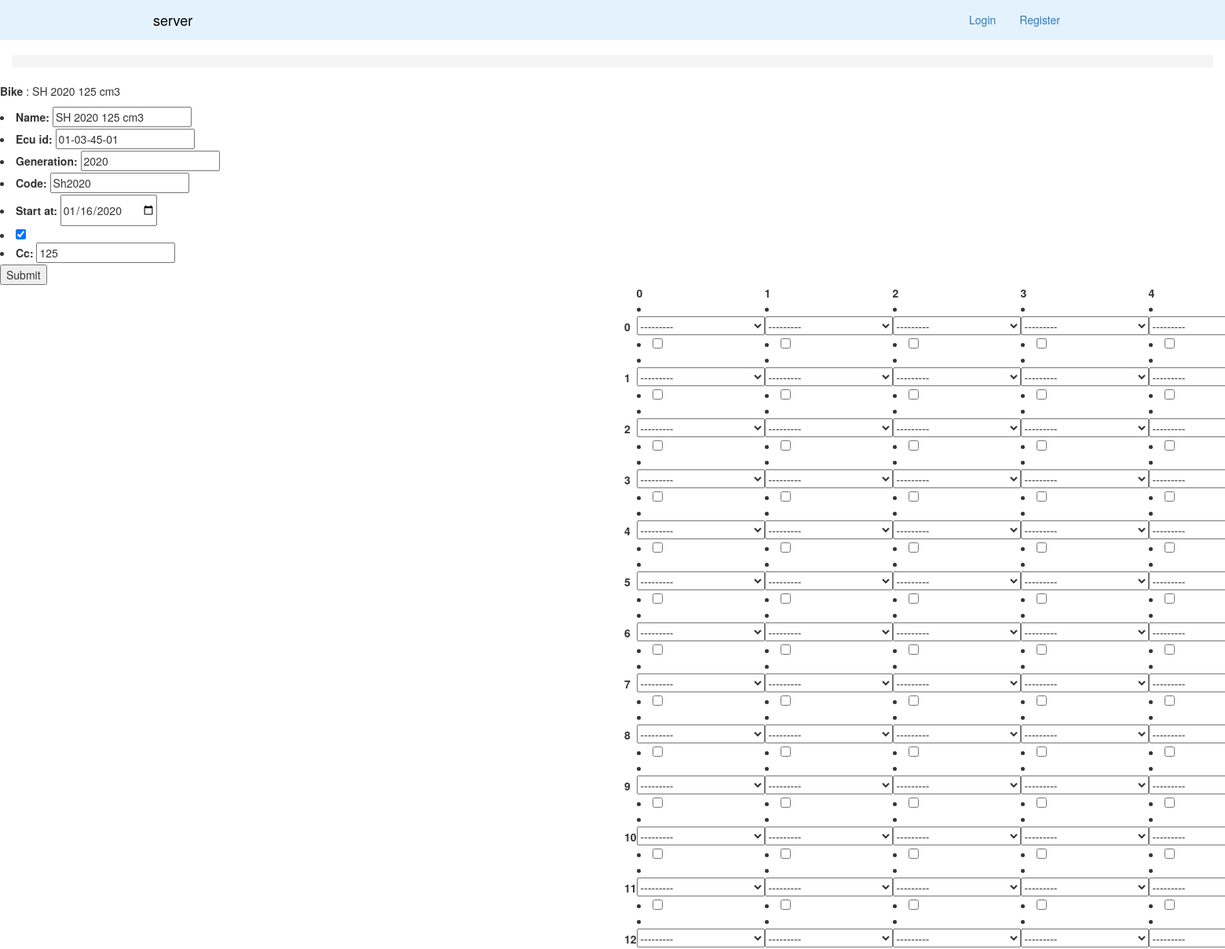
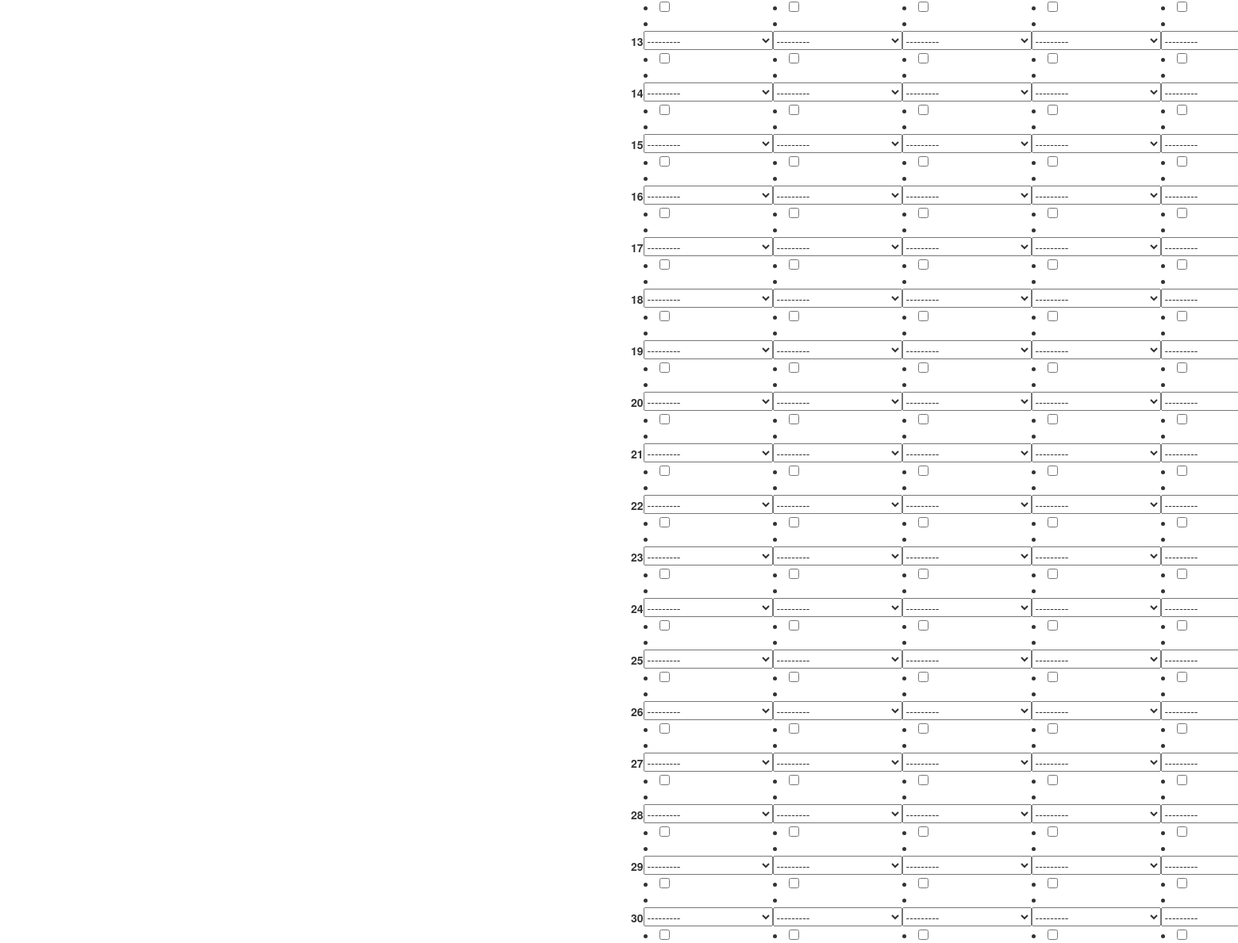
Screenshot of /bike-edit/6/ with the database file from the repository (2 pictures, top to bottom).
### firmware/models/Bike.py (models this page shows)
class Bike(models.Model):
    name = models.CharField(max_length=200, unique=True)
    ecu_id = models.CharField(max_length=20, unique=True, null=True, blank=True)
    generation = models.IntegerField()
    code = models.CharField(max_length=20)
    start_at = models.DateField()
    is_used = models.BooleanField(default=False)
    cc = models.IntegerField()

### firmware/views/BikeEditView.py (the view, shortened to what this page needs)
# urls.py: url(r'^bike-edit/(?P<pk>\d+)/$', BikeEditView.as_view(), name='bike-edit'),
class BikeEditView(View):
    template_name = 'firmware/bike.html'
    def get_parameter(self, bike_id, row, column):
        try:
            item = BikeParameter.objects.get(bike_id=bike_id, row=row, column=column)
        except BikeParameter.DoesNotExist:
            return '-', False
        else:
            parameter = Parameter.objects.get(pk=item.parameter_id)
            return parameter.id, item.is_used
    def get_bike_parameters(self, pk):
        bpes = BikeParameterExpression.objects.filter(bike_id=pk).all()
        forms = []
        return forms
    def get_bike_edit_form(self, pk):
        bike = Bike.objects.get(pk=pk)
        initial = {
            'action': 'bike_edit',
            'pk': pk,
            'name': bike.name,
            'ecu_id': bike.ecu_id,
            'generation': bike.generation,
            'code': bike.code,
            'start_at': bike.start_at,
            'is_used': bike.is_used,
            'cc': bike.cc
        }
        return BikeEditForm(initial=initial)
    def get_bike(self, pk):
        bike = Bike.objects.get(pk=pk)
        Forms = []
        for row in range(6):
            forms = []
            for column in range(31):
                choice, is_used = self.get_parameter(pk, row, column)
                initial = {
                    'choice': choice,
                    'row': row,
                    'column': column,
                    'action': 'select_parameter',
                    'is_used': is_used
                }
                form = SelectParameterForm(initial=initial)
                forms.append(form)
            Forms.append(forms)
        bike_data = {
            'bike': bike,
            'row': range(6),
            'column': range(31),
            'Forms': Forms,
            'bike_parameter_forms': self.get_bike_parameters(pk),
            'bike_edit_form': self.get_bike_edit_form(pk)
        }
        return bike_data
    def get(self, request, pk):
        bike_data = self.get_bike(pk)
        context = {'bike': bike_data}
        return TemplateResponse(request, self.template_name, context)

### firmware/context_processors.py (called while the page is built)
def is_moderator(request):
    return request.user.groups.filter(name='moderator').exists()

def user(request):
    return {
        'user': request.user,
        'moderator': is_moderator(request)
    }

### firmware/forms/SelectParameterForm.py (called while the page is built)
    def label_from_instance(self, obj):
        return obj.name

### firmware/templatetags/index.py (called while the page is built)
@register.filter
def index(indexable, i):
    return indexable[i]

### templates/firmware/bike.html (shortened to what this page needs)
{% extends 'includes/layout.html' %}
{% load index %}
{% load static %}
{% load humanize %}
{% load mathfilters %}
{% block content %}
    {% if bike %}
        <div class="row">
            <p> <strong> Bike </strong>: {{bike.bike.name}} </p>
            <form enctype='multipart/form-data' method='post'>{% csrf_token %}
                {{ bike.bike_edit_form.as_ul }}
                <button type='submit'> Submit </button>
            </form>
        </div>
        <div class="row">
            <div class="col-md-12">
                <div class="row">
                    <div class="col-md-6">
                    </div>
                    <div class="col-md-6">
                        <table style="width:100%">
                            <th></th>
                            {% for r in bike.row %}
                                <th>{{r}}</th>
                            {% endfor %}
                            {% for c in bike.column %}
                                <tr>
                                    <th>{{c}}</th>
                                    {% for r in bike.row %}
                                        <form enctype='multipart/form-data' method='post'>{% csrf_token %}
                                        {% with bike.Forms|index:r|index:c as form %}
                                        <td>{{ form.as_ul }}</td>
                                        {% endwith %}
                                        </form>
                                    {% endfor %}
                                </tr>
                            {% endfor %}
                        </table>
                    </div>
                </div>
            </div>
        </div>
    {% endif %}
{% endblock %}

### static/css/shop-homepage.css (style rules this page uses)
body { padding-top: 70px; }

### rows the page displays
Bike: bike.name "SH 2020 125 cm3", name "SH 2020 125 cm3", ecu_id "01-03-45-01", generation "2020", code "Sh2020", start_at "01/16/2020", is_used "☑", cc "125"

### other values shown
{{ r }} "0" "1" "2" "3" "4"
{{ c }} "0" "1" "2" "3" "4" "5" "6" "7" "8" "9" "10" "11" "12" "13" "14" "15" "16" "17" "18" "19" "20" "21" "22" "23" "24"
